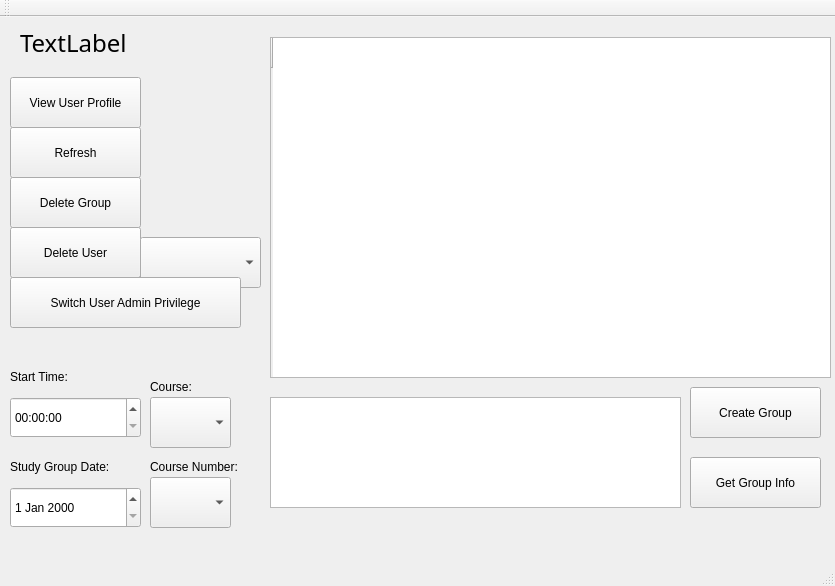
<?xml version="1.0" encoding="UTF-8"?>
<ui version="4.0">
 <class>AppWindow</class>
 <widget class="QMainWindow" name="AppWindow">
  <property name="geometry">
   <rect>
    <x>0</x>
    <y>0</y>
    <width>835</width>
    <height>586</height>
   </rect>
  </property>
  <property name="windowTitle">
   <string>StudyHub</string>
  </property>
  <widget class="QWidget" name="centralWidget">
   <widget class="QComboBox" name="courseNameComboBox">
    <property name="geometry">
     <rect>
      <x>150</x>
      <y>380</y>
      <width>81</width>
      <height>51</height>
     </rect>
    </property>
   </widget>
   <widget class="QComboBox" name="courseNumberComboBox">
    <property name="geometry">
     <rect>
      <x>150</x>
      <y>460</y>
      <width>81</width>
      <height>51</height>
     </rect>
    </property>
   </widget>
   <widget class="QPushButton" name="UserProfile">
    <property name="geometry">
     <rect>
      <x>10</x>
      <y>60</y>
      <width>131</width>
      <height>51</height>
     </rect>
    </property>
    <property name="text">
     <string>View User Profile</string>
    </property>
   </widget>
   <widget class="QTimeEdit" name="startTimeWidget">
    <property name="geometry">
     <rect>
      <x>10</x>
      <y>380</y>
      <width>131</width>
      <height>41</height>
     </rect>
    </property>
   </widget>
   <widget class="QLabel" name="courseNameLabel">
    <property name="geometry">
     <rect>
      <x>150</x>
      <y>360</y>
      <width>61</width>
      <height>19</height>
     </rect>
    </property>
    <property name="text">
     <string>Course:</string>
    </property>
   </widget>
   <widget class="QLabel" name="courseNumberLabel">
    <property name="geometry">
     <rect>
      <x>150</x>
      <y>440</y>
      <width>121</width>
      <height>19</height>
     </rect>
    </property>
    <property name="text">
     <string>Course Number:</string>
    </property>
   </widget>
   <widget class="QLabel" name="startTimeLabel">
    <property name="geometry">
     <rect>
      <x>10</x>
      <y>350</y>
      <width>91</width>
      <height>19</height>
     </rect>
    </property>
    <property name="text">
     <string>Start Time:</string>
    </property>
   </widget>
   <widget class="QDateEdit" name="dateOfStudyWidget">
    <property name="geometry">
     <rect>
      <x>10</x>
      <y>470</y>
      <width>131</width>
      <height>41</height>
     </rect>
    </property>
   </widget>
   <widget class="QLabel" name="label">
    <property name="geometry">
     <rect>
      <x>10</x>
      <y>440</y>
      <width>131</width>
      <height>19</height>
     </rect>
    </property>
    <property name="text">
     <string>Study Group Date:</string>
    </property>
   </widget>
   <widget class="QLabel" name="usernameLabel">
    <property name="geometry">
     <rect>
      <x>20</x>
      <y>10</y>
      <width>161</width>
      <height>31</height>
     </rect>
    </property>
    <property name="font">
     <font>
      <family>Bodoni 72 Oldstyle</family>
      <pointsize>18</pointsize>
     </font>
    </property>
    <property name="text">
     <string>TextLabel</string>
    </property>
    <property name="alignment">
     <set>Qt::AlignLeading|Qt::AlignLeft|Qt::AlignVCenter</set>
    </property>
   </widget>
   <widget class="QTableWidget" name="listOfAllGroups">
    <property name="geometry">
     <rect>
      <x>270</x>
      <y>20</y>
      <width>561</width>
      <height>341</height>
     </rect>
    </property>
    <row>
     <property name="text">
      <string/>
     </property>
    </row>
   </widget>
   <widget class="QPushButton" name="getGroupInfo">
    <property name="geometry">
     <rect>
      <x>690</x>
      <y>440</y>
      <width>131</width>
      <height>51</height>
     </rect>
    </property>
    <property name="text">
     <string>Get Group Info</string>
    </property>
   </widget>
   <widget class="QPushButton" name="refreshButton">
    <property name="geometry">
     <rect>
      <x>10</x>
      <y>110</y>
      <width>131</width>
      <height>51</height>
     </rect>
    </property>
    <property name="text">
     <string>Refresh</string>
    </property>
   </widget>
   <widget class="QPushButton" name="CreateGroup">
    <property name="geometry">
     <rect>
      <x>690</x>
      <y>370</y>
      <width>131</width>
      <height>51</height>
     </rect>
    </property>
    <property name="text">
     <string>Create Group</string>
    </property>
   </widget>
   <widget class="QPlainTextEdit" name="courseDescriptionTextBox">
    <property name="geometry">
     <rect>
      <x>270</x>
      <y>380</y>
      <width>411</width>
      <height>111</height>
     </rect>
    </property>
   </widget>
   <widget class="QPushButton" name="deleteButton">
    <property name="geometry">
     <rect>
      <x>10</x>
      <y>160</y>
      <width>131</width>
      <height>51</height>
     </rect>
    </property>
    <property name="text">
     <string>Delete Group</string>
    </property>
   </widget>
   <widget class="QPushButton" name="userdeleteButton_2">
    <property name="geometry">
     <rect>
      <x>10</x>
      <y>210</y>
      <width>131</width>
      <height>51</height>
     </rect>
    </property>
    <property name="text">
     <string>Delete User</string>
    </property>
   </widget>
   <widget class="QComboBox" name="userlistbox">
    <property name="geometry">
     <rect>
      <x>140</x>
      <y>220</y>
      <width>121</width>
      <height>51</height>
     </rect>
    </property>
   </widget>
   <widget class="QPushButton" name="adminprivButton">
    <property name="geometry">
     <rect>
      <x>10</x>
      <y>260</y>
      <width>231</width>
      <height>51</height>
     </rect>
    </property>
    <property name="text">
     <string>Switch User Admin Privilege</string>
    </property>
   </widget>
  </widget>
  <widget class="QMenuBar" name="menuBar">
   <property name="geometry">
    <rect>
     <x>0</x>
     <y>0</y>
     <width>835</width>
     <height>22</height>
    </rect>
   </property>
  </widget>
  <widget class="QToolBar" name="mainToolBar">
   <attribute name="toolBarArea">
    <enum>TopToolBarArea</enum>
   </attribute>
   <attribute name="toolBarBreak">
    <bool>false</bool>
   </attribute>
  </widget>
  <widget class="QStatusBar" name="statusBar"/>
 </widget>
 <layoutdefault spacing="6" margin="11"/>
 <resources/>
 <connections/>
</ui>
